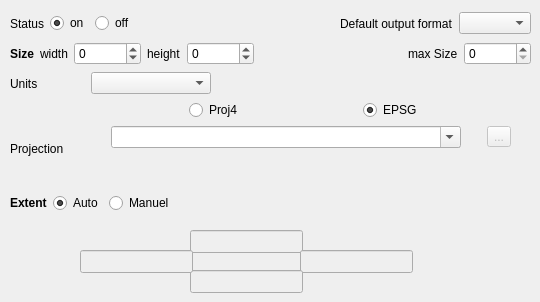
     <widget class="QWidget" name="mainTabForm">
      <property name="toolTip">
       <string>&lt;html&gt;&lt;head/&gt;&lt;body&gt;&lt;p&gt;Main configuration settings for the map object.&lt;/p&gt;&lt;/body&gt;&lt;/html&gt;</string>
      </property>
      <attribute name="title">
       <string>Main</string>
      </attribute>
      <attribute name="toolTip">
       <string>&lt;html&gt;&lt;head/&gt;&lt;body&gt;&lt;p&gt;Main configuration settings for the map object.&lt;/p&gt;&lt;/body&gt;&lt;/html&gt;</string>
      </attribute>
      <widget class="QLineEdit" name="mf_map_extent_top">
       <property name="enabled">
        <bool>false</bool>
       </property>
       <property name="geometry">
        <rect>
         <x>190</x>
         <y>230</y>
         <width>113</width>
         <height>23</height>
        </rect>
       </property>
       <property name="toolTip">
        <string>&lt;html&gt;&lt;head/&gt;&lt;body&gt;&lt;p&gt;Top of extent.&lt;/p&gt;&lt;/body&gt;&lt;/html&gt;</string>
       </property>
      </widget>
      <widget class="QLineEdit" name="mf_map_extent_right">
       <property name="enabled">
        <bool>false</bool>
       </property>
       <property name="geometry">
        <rect>
         <x>300</x>
         <y>250</y>
         <width>113</width>
         <height>23</height>
        </rect>
       </property>
       <property name="toolTip">
        <string>&lt;html&gt;&lt;head/&gt;&lt;body&gt;&lt;p&gt;Right of extent.&lt;/p&gt;&lt;/body&gt;&lt;/html&gt;</string>
       </property>
      </widget>
      <widget class="QLineEdit" name="mf_map_extent_bottom">
       <property name="enabled">
        <bool>false</bool>
       </property>
       <property name="geometry">
        <rect>
         <x>190</x>
         <y>270</y>
         <width>113</width>
         <height>23</height>
        </rect>
       </property>
       <property name="toolTip">
        <string>&lt;html&gt;&lt;head/&gt;&lt;body&gt;&lt;p&gt;Bottom of extent.&lt;/p&gt;&lt;/body&gt;&lt;/html&gt;</string>
       </property>
      </widget>
      <widget class="QLineEdit" name="mf_map_extent_left">
       <property name="enabled">
        <bool>false</bool>
       </property>
       <property name="geometry">
        <rect>
         <x>80</x>
         <y>250</y>
         <width>113</width>
         <height>23</height>
        </rect>
       </property>
       <property name="toolTip">
        <string>&lt;html&gt;&lt;head/&gt;&lt;body&gt;&lt;p&gt;Left of extent.&lt;/p&gt;&lt;/body&gt;&lt;/html&gt;</string>
       </property>
      </widget>
      <widget class="QWidget" name="layoutWidget1">
       <property name="geometry">
        <rect>
         <x>10</x>
         <y>40</y>
         <width>521</width>
         <height>28</height>
        </rect>
       </property>
       <layout class="QHBoxLayout" name="horizontalLayout">
        <item>
         <widget class="QLabel" name="size_label">
          <property name="font">
           <font>
            <weight>75</weight>
            <bold>true</bold>
           </font>
          </property>
          <property name="toolTip">
           <string>&lt;html&gt;&lt;head/&gt;&lt;body&gt;&lt;p&gt;Size of the map.&lt;/p&gt;&lt;/body&gt;&lt;/html&gt;</string>
          </property>
          <property name="text">
           <string>Size</string>
          </property>
         </widget>
        </item>
        <item>
         <widget class="QLabel" name="mf_sizewidth_label">
          <property name="text">
           <string>width</string>
          </property>
         </widget>
        </item>
        <item>
         <widget class="QSpinBox" name="mf_map_size_width">
          <property name="toolTip">
           <string>&lt;html&gt;&lt;head/&gt;&lt;body&gt;&lt;p&gt;Width of the map.&lt;/p&gt;&lt;/body&gt;&lt;/html&gt;</string>
          </property>
          <property name="minimum">
           <number>-1</number>
          </property>
          <property name="maximum">
           <number>999999</number>
          </property>
         </widget>
        </item>
        <item>
         <widget class="QLabel" name="mf_sizeheight_label">
          <property name="text">
           <string>height</string>
          </property>
         </widget>
        </item>
        <item>
         <widget class="QSpinBox" name="mf_map_size_height">
          <property name="toolTip">
           <string>&lt;html&gt;&lt;head/&gt;&lt;body&gt;&lt;p&gt;Height of the map.&lt;/p&gt;&lt;/body&gt;&lt;/html&gt;</string>
          </property>
          <property name="minimum">
           <number>-1</number>
          </property>
          <property name="maximum">
           <number>999999</number>
          </property>
         </widget>
        </item>
        <item>
         <spacer name="horizontalSpacer_2">
          <property name="orientation">
           <enum>Qt::Horizontal</enum>
          </property>
          <property name="sizeHint" stdset="0">
           <size>
            <width>40</width>
            <height>20</height>
           </size>
          </property>
         </spacer>
        </item>
        <item>
         <widget class="QLabel" name="mf_map_maxsize_label">
          <property name="text">
           <string>max Size</string>
          </property>
         </widget>
        </item>
        <item>
         <widget class="QSpinBox" name="mf_map_maxsize">
          <property name="toolTip">
           <string>&lt;html&gt;&lt;head/&gt;&lt;body&gt;&lt;p&gt;Max size for the map (height and/or width). Default to 2048 pixels.&lt;/p&gt;&lt;/body&gt;&lt;/html&gt;</string>
          </property>
          <property name="maximum">
           <number>99999999</number>
          </property>
         </widget>
        </item>
       </layout>
      </widget>
      <widget class="QWidget" name="layoutWidget2">
       <property name="geometry">
        <rect>
         <x>10</x>
         <y>10</y>
         <width>521</width>
         <height>27</height>
        </rect>
       </property>
       <layout class="QHBoxLayout" name="horizontalLayout_2">
        <item>
         <widget class="QLabel" name="label">
          <property name="text">
           <string>Status</string>
          </property>
         </widget>
        </item>
        <item>
         <widget class="QRadioButton" name="mf_map_status_on">
          <property name="autoFillBackground">
           <bool>false</bool>
          </property>
          <property name="text">
           <string>on</string>
          </property>
          <property name="checked">
           <bool>true</bool>
          </property>
         </widget>
        </item>
        <item>
         <widget class="QRadioButton" name="mf_map_status_off">
          <property name="text">
           <string>off</string>
          </property>
         </widget>
        </item>
        <item>
         <spacer name="horizontalSpacer_4">
          <property name="orientation">
           <enum>Qt::Horizontal</enum>
          </property>
          <property name="sizeHint" stdset="0">
           <size>
            <width>40</width>
            <height>20</height>
           </size>
          </property>
         </spacer>
        </item>
        <item>
         <widget class="QLabel" name="mf_default_output_label">
          <property name="text">
           <string>Default output format</string>
          </property>
         </widget>
        </item>
        <item>
         <widget class="QComboBox" name="mf_map_outputformat">
          <property name="toolTip">
           <string>&lt;html&gt;&lt;head/&gt;&lt;body&gt;&lt;p&gt;Default output format&lt;/p&gt;&lt;/body&gt;&lt;/html&gt;</string>
          </property>
         </widget>
        </item>
       </layout>
      </widget>
      <widget class="QWidget" name="layoutWidget3">
       <property name="geometry">
        <rect>
         <x>10</x>
         <y>70</y>
         <width>201</width>
         <height>27</height>
        </rect>
       </property>
       <layout class="QHBoxLayout" name="horizontalLayout_3">
        <item>
         <widget class="QLabel" name="units_label">
          <property name="text">
           <string>Units</string>
          </property>
         </widget>
        </item>
        <item>
         <widget class="QComboBox" name="mf_map_units">
          <property name="minimumSize">
           <size>
            <width>120</width>
            <height>0</height>
           </size>
          </property>
          <property name="maximumSize">
           <size>
            <width>200</width>
            <height>16777215</height>
           </size>
          </property>
          <property name="toolTip">
           <string>&lt;html&gt;&lt;head/&gt;&lt;body&gt;&lt;p&gt;Units of the map coordinates.&lt;/p&gt;&lt;/body&gt;&lt;/html&gt;</string>
          </property>
          <property name="editable">
           <bool>false</bool>
          </property>
         </widget>
        </item>
       </layout>
      </widget>
      <widget class="QWidget" name="layoutWidget4">
       <property name="geometry">
        <rect>
         <x>10</x>
         <y>190</y>
         <width>521</width>
         <height>26</height>
        </rect>
       </property>
       <layout class="QHBoxLayout" name="horizontalLayout_6">
        <item>
         <widget class="QLabel" name="mf_map_extent_label">
          <property name="font">
           <font>
            <weight>75</weight>
            <bold>true</bold>
           </font>
          </property>
          <property name="toolTip">
           <string>&lt;html&gt;&lt;head/&gt;&lt;body&gt;&lt;p&gt;Extent of the map: set to auto to let Mapfile Editor calculate it.&lt;/p&gt;&lt;/body&gt;&lt;/html&gt;</string>
          </property>
          <property name="text">
           <string>Extent</string>
          </property>
         </widget>
        </item>
        <item>
         <widget class="QRadioButton" name="mf_map_extent_auto">
          <property name="text">
           <string>Auto</string>
          </property>
          <property name="checked">
           <bool>true</bool>
          </property>
         </widget>
        </item>
        <item>
         <widget class="QRadioButton" name="mf_map_extent_manuel">
          <property name="text">
           <string>Manuel</string>
          </property>
         </widget>
        </item>
        <item>
         <spacer name="horizontalSpacer">
          <property name="orientation">
           <enum>Qt::Horizontal</enum>
          </property>
          <property name="sizeHint" stdset="0">
           <size>
            <width>40</width>
            <height>20</height>
           </size>
          </property>
         </spacer>
        </item>
       </layout>
      </widget>
      <widget class="QWidget" name="layoutWidget5">
       <property name="geometry">
        <rect>
         <x>10</x>
         <y>100</y>
         <width>521</width>
         <height>97</height>
        </rect>
       </property>
       <layout class="QHBoxLayout" name="projectionLayout">
        <item>
         <widget class="QLabel" name="mf_map_projection_label">
          <property name="enabled">
           <bool>true</bool>
          </property>
          <property name="minimumSize">
           <size>
            <width>75</width>
            <height>0</height>
           </size>
          </property>
          <property name="maximumSize">
           <size>
            <width>75</width>
            <height>16777215</height>
           </size>
          </property>
          <property name="baseSize">
           <size>
            <width>0</width>
            <height>0</height>
           </size>
          </property>
          <property name="text">
           <string>Projection</string>
          </property>
         </widget>
        </item>
        <item>
         <layout class="QVBoxLayout" name="verticalLayout_2">
          <item>
           <layout class="QHBoxLayout" name="horizontalLayout_40">
            <property name="sizeConstraint">
             <enum>QLayout::SetDefaultConstraint</enum>
            </property>
            <item>
             <widget class="QRadioButton" name="mf_map_projection_btproj">
              <property name="minimumSize">
               <size>
                <width>70</width>
                <height>0</height>
               </size>
              </property>
              <property name="maximumSize">
               <size>
                <width>70</width>
                <height>16777215</height>
               </size>
              </property>
              <property name="baseSize">
               <size>
                <width>70</width>
                <height>0</height>
               </size>
              </property>
              <property name="toolTip">
               <string>&lt;html&gt;&lt;head/&gt;&lt;body&gt;&lt;p&gt;Define projection using WKT Proj4 string.&lt;/p&gt;&lt;/body&gt;&lt;/html&gt;</string>
              </property>
              <property name="text">
               <string>Proj4</string>
              </property>
             </widget>
            </item>
            <item>
             <widget class="QRadioButton" name="mf_map_projection_btepsg">
              <property name="minimumSize">
               <size>
                <width>70</width>
                <height>0</height>
               </size>
              </property>
              <property name="maximumSize">
               <size>
                <width>70</width>
                <height>16777215</height>
               </size>
              </property>
              <property name="baseSize">
               <size>
                <width>70</width>
                <height>0</height>
               </size>
              </property>
              <property name="toolTip">
               <string>&lt;html&gt;&lt;head/&gt;&lt;body&gt;&lt;p&gt;Define projection using EPSG code.&lt;/p&gt;&lt;/body&gt;&lt;/html&gt;</string>
              </property>
              <property name="text">
               <string>EPSG</string>
              </property>
              <property name="checked">
               <bool>true</bool>
              </property>
             </widget>
            </item>
           </layout>
          </item>
          <item>
           <layout class="QHBoxLayout" name="horizontalLayout_30">
            <item>
             <widget class="QComboBox" name="mf_map_projection">
              <property name="minimumSize">
               <size>
                <width>300</width>
                <height>0</height>
               </size>
              </property>
              <property name="maximumSize">
               <size>
                <width>350</width>
                <height>16777215</height>
               </size>
              </property>
              <property name="toolTip">
               <string>&lt;html&gt;&lt;head/&gt;&lt;body&gt;&lt;p&gt;Search EPSG code using EPSG key word or WKT proj4 string using +proj key word. Projection are always store in wkt proj string for best performance.&lt;/p&gt;&lt;/body&gt;&lt;/html&gt;</string>
              </property>
              <property name="editable">
               <bool>true</bool>
              </property>
             </widget>
            </item>
            <item>
             <widget class="QToolButton" name="mf_map_projection_btlink">
              <property name="enabled">
               <bool>false</bool>
              </property>
              <property name="text">
               <string>...</string>
              </property>
              <property name="icon">
               <iconset resource="resources.qrc">
                <normaloff>:/ui/images/icons/documentinfo.png</normaloff>:/ui/images/icons/documentinfo.png</iconset>
              </property>
             </widget>
            </item>
           </layout>
          </item>
          <item>
           <widget class="QLabel" name="mf_map_projection_info">
            <property name="styleSheet">
             <string notr="true"/>
            </property>
            <property name="text">
             <string/>
            </property>
            <property name="textFormat">
             <enum>Qt::PlainText</enum>
            </property>
            <property name="margin">
             <number>5</number>
            </property>
           </widget>
          </item>
         </layout>
        </item>
       </layout>
      </widget>
     </widget>
